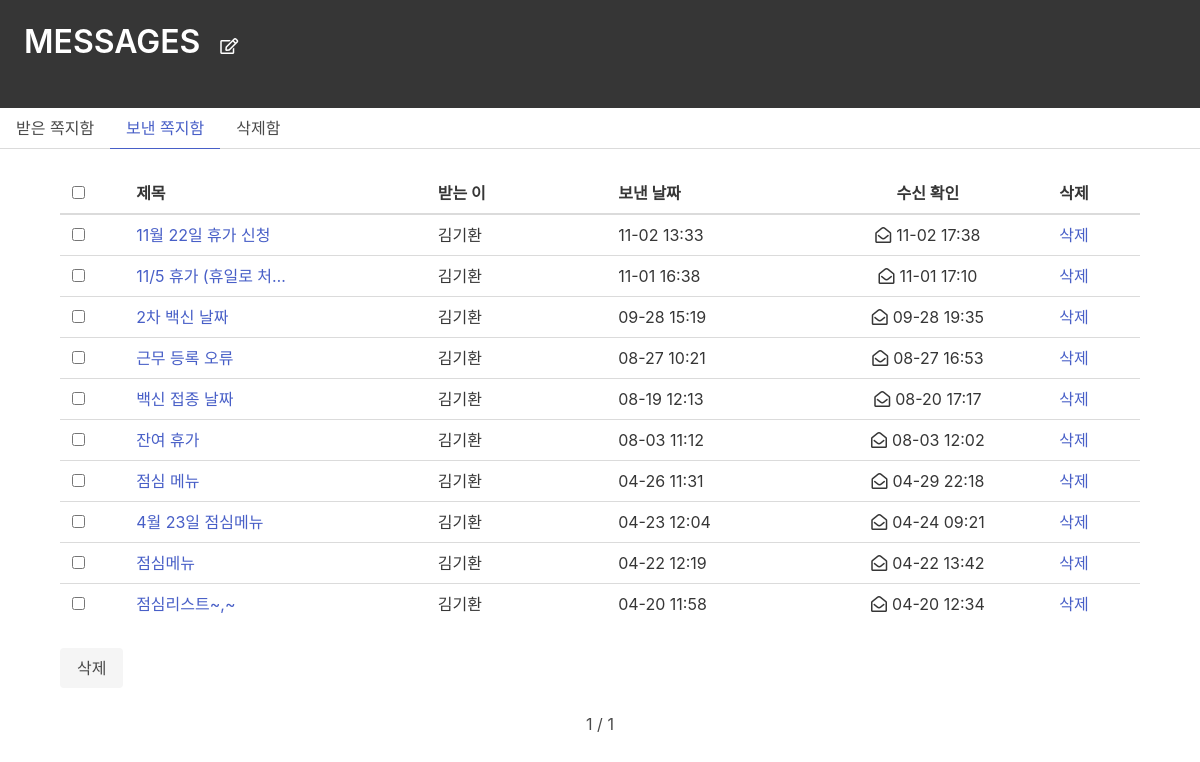
Screenshot of /directs/sent/ (signed in) with the database file from the repository.
### directs/models.py (models this page shows, shortened)
class Message(models.Model):
    user = models.ForeignKey(User, on_delete=models.CASCADE, related_name='ownerUser')
    sender = models.ForeignKey(User, on_delete=models.CASCADE, related_name='fromUser')
    recipient = models.ForeignKey(User, on_delete=models.CASCADE, related_name='toUser')
    title = models.CharField(max_length=100)
    body = models.TextField(max_length=700, blank=True, null=True)
    date = models.DateTimeField(auto_now_add=True)
    is_read = models.BooleanField(default=False)
    is_read_date = models.DateTimeField(auto_now=True)
    is_delete = models.BooleanField(default=False)
    link_message = models.ForeignKey("self", on_delete=models.SET_NULL, null=True)

### directs/views.py (the view, shortened to what this page needs)
# urls.py: path('sent/', DirectsListSent.as_view(), name='directlist_sent'),
class DirectsListSent(ListView):
    template_name = 'directs_list_sent.html'
    paginate_by = 10
    def get_queryset(self):
        return Message.objects.all().filter(user=self.request.user, sender=self.request.user, is_delete=False).order_by(
            '-date')

### authy/views.py (called while the page is built)
def check_manager(request):
    if request.user.is_authenticated:
        profile = Profile.objects.get_or_create(user=request.user)[0]
        return {
            'team_manager': TeamManager.objects.filter(user=request.user).exists() or request.user.is_superuser,
            'name': profile.name,
        }
    else:
        return {
            'team_manager': False
        }

### directs/views.py (called while the page is built)
def checkDirects(request):
    directs_count = 0
    if request.user.is_authenticated:
        directs_count = Message.objects.all().filter(user=request.user, recipient=request.user, is_read=False).count()
    return {'directs_count': directs_count}

### work_log/views.py (called while the page is built)
def check_work_log(request):
    if request.user.is_authenticated:
        work_hours = WorkHour.objects.filter(user=request.user, end_time__isnull=True, date__lt=timezone.now().date())
        if work_hours.exists():
            return {'work_hours': work_hours}
        else:
            return {'work_hours': 'no'}
    else:
        return {'work_hours': 'no'}

### work_logstack/templates/directs_list_sent.html (shortened to what this page needs)
{% load static %}
<!DOCTYPE html>
<html lang="en">
<head>
    <link rel="stylesheet" href="https://cdn.jsdelivr.net/npm/bulma@0.9.1/css/bulma.min.css">
    <link
        rel="stylesheet"
        href="https://cdnjs.cloudflare.com/ajax/libs/font-awesome/5.8.2/css/all.min.css"
      />
</head>
<body>
        <div class="hero is-dark is-small" >
            <div class="hero-body" style="display:flex; flex-direction:row; ">
                <p class="title" style="text-align:center; margin-right:20px;">
                    MESSAGES
                </p>
                <a href="javascript:popup()" style="margin-right:20px;"><i style="float:right; margin-top:14px;" class="far fa-edit fa-1x"></i></a>
            </div>
        </div>
        <div class="tabs">
          <ul>
               <li><a href="{% url 'directlist_received' %}">받은 쪽지함</a></li>
              <li class="is-active"><a href="{% url 'directlist_sent' %}">보낸 쪽지함</a></li>
              <li><a href="{% url 'directs_deleted' %}">삭제함</a></li>
          </ul>
        </div>
        <div style="display:flex; justify-content:center;">
            <table class="table is-hoverable" style="width:90%">
                <thead>
                <tr>
                    <th>
                        <div><input type="checkbox" id="select_all" onclick="selectAll()" value="{{message.id}}"></div>
                    </th>
                    <th>
                        <div>제목</div>
                    </th>
                    <th>
                        <div>받는 이</div>
                    </th>
                    <th>
                        <div>보낸 날짜</div>
                    </th>
                    <th style="text-align:center;">
                        <div>수신 확인</div>
                    </th>
                    <th>
                        <div>삭제</div>
                    </th>
                </tr>
                </thead>
                <tbody>
                <form method="post">
                {% for message in message_list %}
                <tr>
                    <td><input type="checkbox" name="delete" id="select" value="{{message.id}}"></td>
                    <td><a href="{% url 'readdirect' message.pk 2 %}">
                        <div name="title" style="width:150px; overflow:hidden; text-overflow:ellipsis; white-space:nowrap;">{{ message.title }}</div>
                    </a></td>
                    <td>
                        <div name="user" style="width:80px;">{{ message.recipient }}</div>
                    </td>
                    <td>
                        <div name="date">{{ message.date|date:"m-d H:i" }}</div>
                    </td>
                    <td style="text-align:center;">
                        {% if message.is_read == True %}
                            <div><i class="far fa-envelope-open" style="margin-right:5px;"></i>{{ message.is_read_date|date:"m-d H:i" }}</div>
                        {% else %}
                            <div><i class="far fa-envelope" style="margin-right:5px;"></i></div>
                        {% endif %}
                    </td>
                    <td>
                        <a href="{% url 'deletedirect' message.pk 2 %}">삭제</a>
                    </td>
                </tr>
                {% endfor %}
                </tbody>
            </table>
        </div>
        <br>
        <button class="button is-light" style="margin-left:5%;">삭제</button>
        <br>
        <br>
        <div class="buttons is-centered">
            <span style="margin-bottom: 0.5rem; margin-left: 0.5rem; margin-right: 0.5rem;">
                {{ page_obj.number }} / {{ page_obj.paginator.num_pages }}
            </span>
        </div>
</body>
</html>

### work_logstack/templates/directs_list_sent.html (style rules this page uses)
table { width:100%; }

### rows the page displays
Message: title "11월 22일 휴가 신청", recipient "김기환", date "11-02 13:33", is_read_date "11-02 17:38"
Message: title "11/5 휴가 (휴일로 처…", recipient "김기환", date "11-01 16:38", is_read_date "11-01 17:10"
Message: title "2차 백신 날짜", recipient "김기환", date "09-28 15:19", is_read_date "09-28 19:35"
Message: title "근무 등록 오류", recipient "김기환", date "08-27 10:21", is_read_date "08-27 16:53"
Message: title "백신 접종 날짜", recipient "김기환", date "08-19 12:13", is_read_date "08-20 17:17"
Message: title "잔여 휴가", recipient "김기환", date "08-03 11:12", is_read_date "08-03 12:02"
Message: title "점심 메뉴", recipient "김기환", date "04-26 11:31", is_read_date "04-29 22:18"
Message: title "4월 23일 점심메뉴", recipient "김기환", date "04-23 12:04", is_read_date "04-24 09:21"
Message: title "점심메뉴", recipient "김기환", date "04-22 12:19", is_read_date "04-22 13:42"
Message: title "점심리스트~,~", recipient "김기환", date "04-20 11:58", is_read_date "04-20 12:34"

### other values shown
{{ page_obj.number }} "1"
{{ page_obj.paginator.num_pages }} "1"
